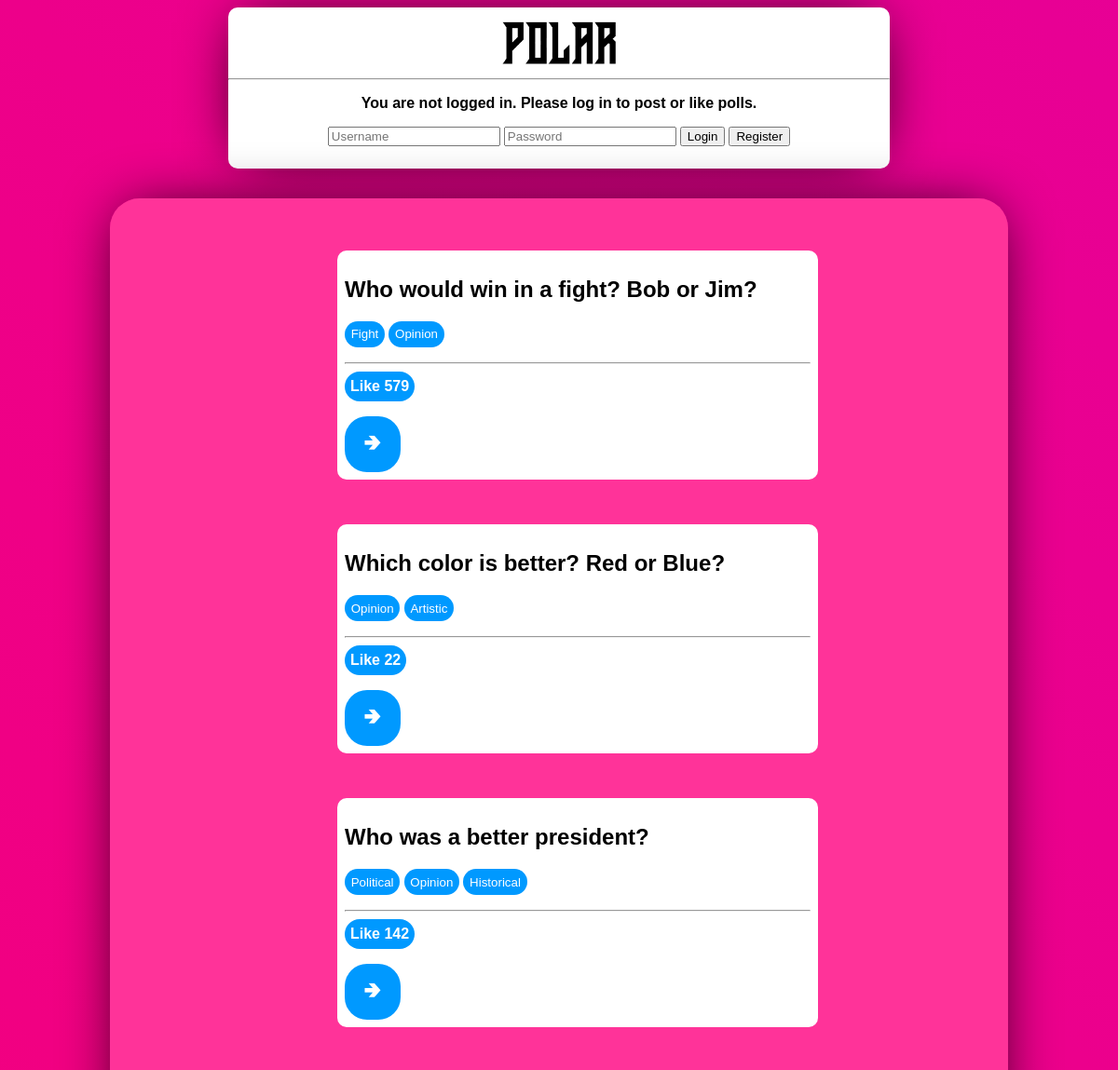
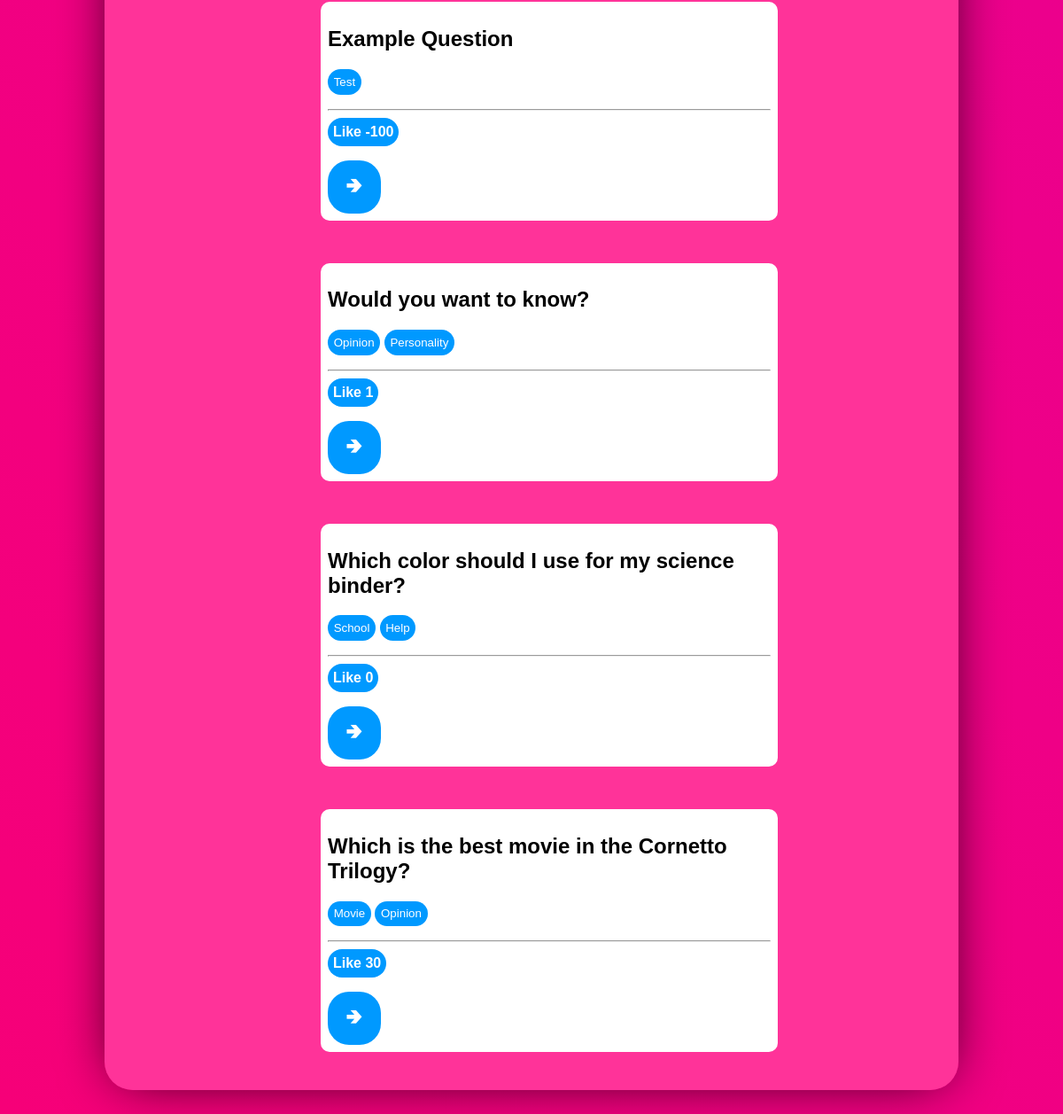
Page /polling/ on the committed database (2 pictures, top to bottom).
### polling/models.py (models this page shows, shortened)
class Question(models.Model):
    questionText = models.CharField(max_length=250)
    publicationDate = models.DateTimeField('date published')
    likes = models.IntegerField(default=0)

class Tag(models.Model):
    question = models.ForeignKey(Question, on_delete=models.CASCADE)
    tagText = models.CharField(max_length=20)

### polling/views.py (the view, shortened to what this page needs)
# urls.py: path('', views.IndexView.as_view(), name='index'),
class IndexView(generic.ListView):
    template_name = "polling/index.html"
    context_object_name = "latestQuestions"
    def get(self, request):
        if "Tag" in request.GET.keys():
            tag = request.GET.get("Tag")
            questions = self.get_queryset(tag)
        else:
            questions = self.get_queryset()
        userLoggedIn = request.user.is_authenticated
        return render(request, "polling/index.html", {"latestQuestions": questions, "userLoggedIn": userLoggedIn})
    def get_queryset(self, tag = None):
        if tag == None:
            return Question.objects.filter(
                publicationDate__lte=timezone.now()
            ).order_by('publicationDate')[:10]
        else:
            return Question.objects.filter(
                publicationDate__lte=timezone.now()
            ).filter(tag__tagText=tag).order_by('publicationDate')[:10]

### polling/templates/polling/index.html (shortened to what this page needs)
{% load static %}
<link rel="stylesheet" type="text/css" href="{% static 'polling/style.css' %}">
<div class="TitleBar">
  <img class="PolarIcon" alt="Polar Icon" src="../../static/polling/images/polarIcon.png" width="180em">
  <hr></hr>
  {% if userLoggedIn %}
    <p>Make your vote count {{user.username}}!</p>
    <a href="{% url 'polling:post' %}"><button href="{% url 'polling:post' %}">Create New Post</button></a>
    <form method="POST">
      {% csrf_token %}
      <input type="submit" class="LoginButton" name = "Logout" value = "Logout"></input>
    </form>
  {% else %}
    <p>You are not logged in. Please log in to post or like polls.</p>
    <form method="POST">
      <input type="text" name = "Username" placeholder="Username"></input>
      <input type="password" name = "Password" placeholder="Password"></input>
      <input type="submit" class="LoginButton" name = "Login" value = "Login"></input>
      <input type="submit" class="LoginButton" name = "Register" value = "Register"></input>
    </form>
  {% endif %}
</div>
<div class="MainFeed">
  {% if latestQuestions %}
      <ul>
      {% for question in latestQuestions %}
        <div class="PollDiv">
          <h2>{{question.questionText}}</h2>
          <form method="GET">
            <div class="TagDiv">
              {% for tag in question.tag_set.all %}
              <input type= "submit" class = "Tag" name = "Tag" value = "{{tag.tagText}}"></input>
              {% endfor %}
            </div>
          </form>
          <hr></hr>
          <form method="POST">
            <input type="submit" class="LikeButton" name = "Like" value = "Like {{question.likes}}"></input>
          </form>
          <a href="{% url 'polling:detail' question.id %}"><button href="{% url 'polling:detail' question.id %}">&#129154;</button></a>
        </div>
      {% endfor %}
      </ul>
  {% else %}
      <p>No polls are available.</p>
  {% endif %}
</div>

### polling/static/polling/style.css (style rules this page uses)
h2 { font-family: Arial; font-weight: Bold; color: black; }
p { font-family: Arial; font-weight: Bold; color: black; }
button { background-color: var(--button-color); color: white; padding: 10px 10px; text-align: center; text-decoration: none; display: inline-block; border-radius: 1em; overflow: hidden; border: none; }
input { align-self: Left; }
.PolarIcon { animation: ColorSwitch 8s ease infinite; }
.TitleBar { margin: auto; background-color: white; width: 60%; height: auto; text-align: center; align-content: center; align-items: center; border-radius: 10px; padding-top: 0.5em; padding-bottom: 0.5em; box-shadow: 0px 0px 64px -16px black; }
.PollDiv { color: grey; background-color: white; width: 500px; border-radius: 10px; padding: 0.5em; align-items: left; background-size: cover; background-position: center; margin: auto; margin-top: 3em; margin-bottom: 3em; text-align: left; }
.PollDiv button { width: 60px; height: 60px; font-size: 150%; }
.PollDiv h2 { font-weight: bold; }
.TagDiv { font-family: Arial; margin-top: 1em; margin-bottom: 1em; }
.Tag { color: white; border-radius: 2em; background-color: var(--button-color); border-style: none; padding: 0.5em; text-align: center; }
.MainFeed { background-color: var(--secondary-color); width: 80%; height: 70%; overflow-y: scroll; scroll-behavior: smooth; text-align: center; margin: auto; margin-top: 2em; padding: 0.5em; border-radius: 2em; box-shadow: 0px 0px 64px -16px black; }
.LikeButton { font-family: Arial; color: white; font-weight: bold; font-size: 1em; background: var(--button-color); border-radius: 2em; border-style: none; min-width: 3em; max-width: 6em; height: 2em; margin: auto; }

### rows in the picture
Question: questionText "Who would win in a fight? Bob or Jim?", Like "Like 579"
Tag: Tag "Fight"
Tag: Tag "Opinion"
Question: questionText "Which color is better? Red or Blue?", Like "Like 22"
Tag: Tag "Opinion"
Tag: Tag "Artistic"
Question: questionText "Who was a better president?", Like "Like 142"
Tag: Tag "Political"
Tag: Tag "Opinion"
Tag: Tag "Historical"
Question: questionText "Example Question", Like "Like -100"
Tag: Tag "Test"
Question: questionText "Would you want to know?", Like "Like 1"
Tag: Tag "Opinion"
Tag: Tag "Personality"
Question: questionText "Which color should I use for my science binder?", Like "Like 0"
Tag: Tag "School"
Tag: Tag "Help"
Question: questionText "Which is the best movie in the Cornetto Trilogy?", Like "Like 30"
Tag: Tag "Movie"
Tag: Tag "Opinion"
